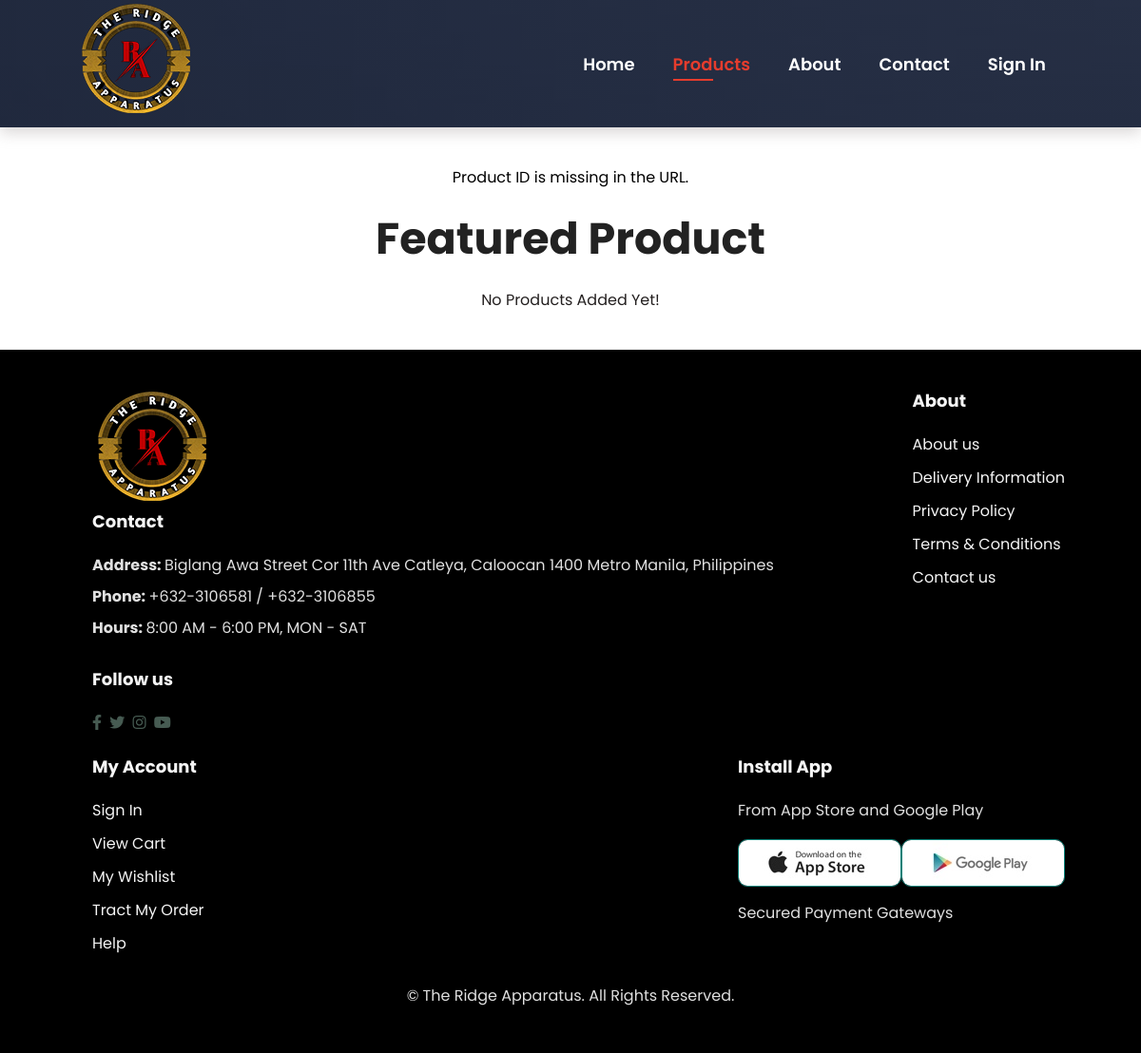
Page /shop/product_display.php on the earlier database version.
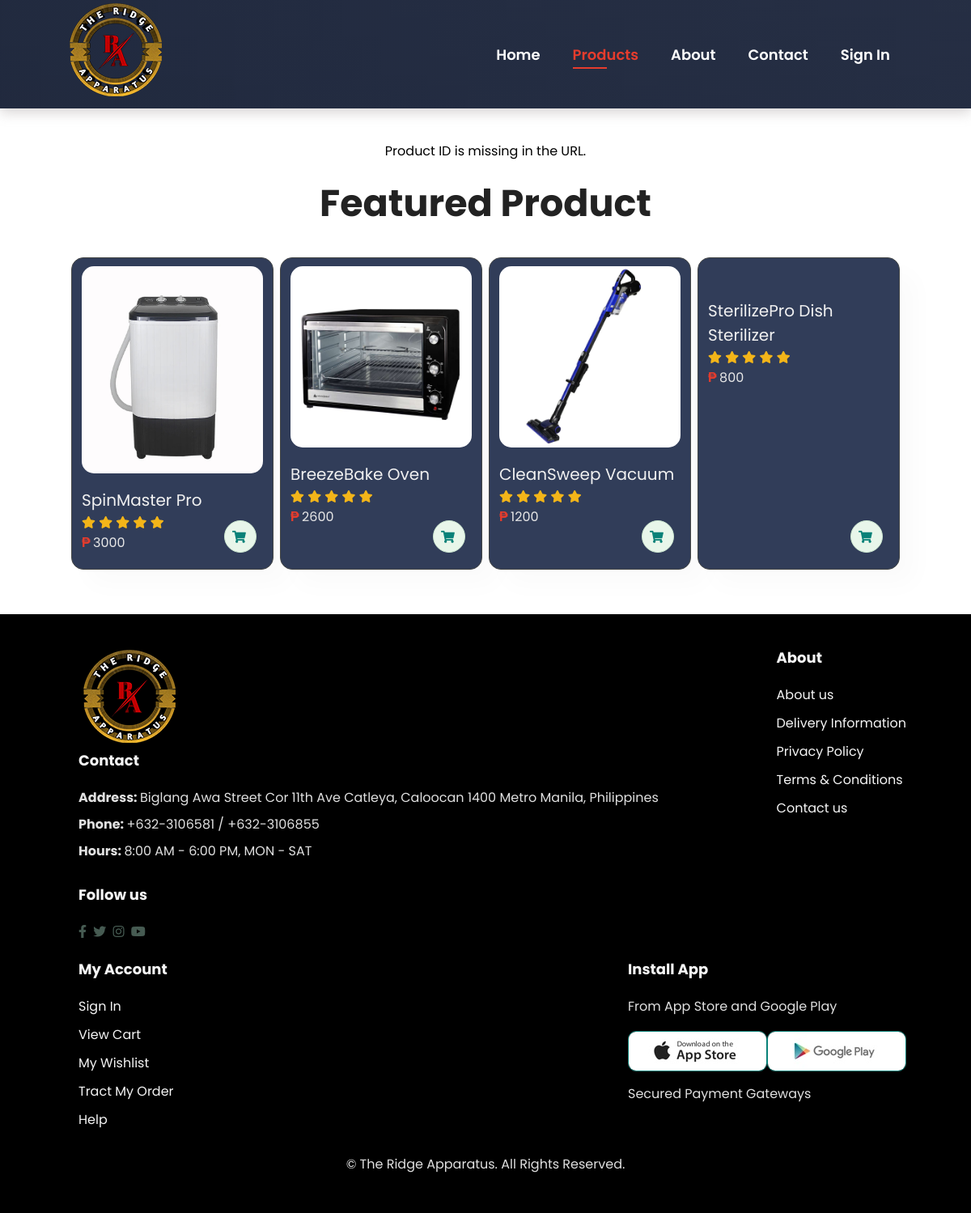
Same page on the later database version.
### tables this page shows
CREATE TABLE `products` (
  `id` int(100) NOT NULL,
  `name` varchar(100) NOT NULL,
  `description` text NOT NULL,
  `category` varchar(100) NOT NULL,
  `price` int(10) NOT NULL,
  `image` varchar(100) NOT NULL
);

### shop/product_display.php (the view, shortened to what this page needs)
<?php
include '../components/connect.php';
?>
<!DOCTYPE html>
<html lang="en">
<head>
    <link rel="stylesheet" href="https://use.fontawesome.com/releases/v5.15.4/css/all.css">
    <link rel="stylesheet" href="../css/style.css">
</head>
<body>
    <section id="header">
        <a href="#"><img src="../img/logs.png" class="logo"alt=""></a>
        <div>
            <ul id="navbar">
                <li><a href="../index.php">Home</a></li>
                <li><a class="active" href="#">Products</a></li>
                <li><a href="../about/about.php">About</ax/li>
                <li><a href="../contact/contact.php">Contact</a></li>
                <li><a href="../login/logindex.php">Sign In</a></li>
            </ul>
        </div>
    </section>
<section id="product1" class="section-p1">
        <?php
        if (isset($_GET['id'])) {
            $pid = filter_var($_GET['id'], FILTER_SANITIZE_NUMBER_INT);
            $show_product = $conn->prepare("SELECT * FROM `products` WHERE id = ?");
            $show_product->bindParam(1, $pid, PDO::PARAM_INT);
            $show_product->execute();
            if($show_product->rowCount() > 0){
                $fetch_product = $show_product->fetch(PDO::FETCH_ASSOC);
        ?>
            <section id="prodetails" class="section-p1">
                <div class="single-pro-image">
                    <img src="../uploaded_img/<?= $fetch_product['image']; ?>" width="100%" alt="">
                </div>
                <div class="single-pro-details">
                    <h4><?= $fetch_product['name']; ?></h4>
                    <h2>₱<?= $fetch_product['price']; ?>.00</h2>
                    <input type="number" value="1">
                    <a href="../login/logindex.php" class="bn13">Add To Cart</a>
                    <h3>Product Details</h3>
                    <span><?= $fetch_product['description']; ?></span>
                </div>
            </section>
        <?php
                } else {
                echo "No product found with the given ID.";
                }
        } else {
            echo "Product ID is missing in the URL.";
        }
        ?>
        <br><br><h2>Featured Product</h2><br>
        <section class="pro-container" style="padding-top: 0;">
        <?php
        $limit = 4;
        $show_products = $conn->prepare("SELECT * FROM `products` LIMIT :limit");
        $show_products->bindParam(':limit', $limit, PDO::PARAM_INT);
        $show_products->execute();
        if($show_products->rowCount() > 0){
            while($fetch_products = $show_products->fetch(PDO::FETCH_ASSOC)){
        ?>
        <div class="pro" data-name="p-2">
            <a class="pname"href="product_display.php?id=' <?= $fetch_products['id']; ?> '">
            <img src="../uploaded_img/<?= $fetch_products['image']; ?>" alt="">
            <div class="des">
                    <div class="name"><?= $fetch_products['name']; ?>
            </div>
            </a>
            <div class="star">
                                    <i class="fas fa-star"></i>
                                    <i class="fas fa-star"></i>
                                    <i class="fas fa-star"></i>
                                    <i class="fas fa-star"></i>
                                    <i class="fas fa-star"></i>
                    </div>
            <div class="price"><span>₱&nbsp;</span><?= $fetch_products['price']; ?><span></span></div>
            <div class="cart">
                <a href="#"><i class="fa fa-shopping-cart"></i></a>
                </div>
            </div>
            <?php
                }
            }else{
                echo '<p class="empty">No Products Added Yet!</p>';
            }
            ?>
    </section>
</section>
   <footer class="section-p1">
        <div class="col">
            <img src="../img/logs.png" alt="">
            <h4>Contact</h4>
            <p><strong>Address: </strong>Biglang Awa Street Cor 11th Ave Catleya, Caloocan 1400 Metro Manila, Philippines</p>
            <p><strong>Phone: </strong>+632-3106581 / +632-3106855</p>
            <p><strong>Hours: </strong>8:00 AM - 6:00 PM, MON - SAT</p>
            <div class="follow">
                <h4>Follow us</h4>
                <div class="icon">
                    <i class="fab fa-facebook-f"></i>
                    <i class="fab fa-twitter"></i>
                    <i class="fab fa-instagram"></i>
                    <i class="fab fa-youtube"></i>
                </div>
            </div>
        </div>
        <div class="col">
            <h4>About</h4>
            <a href="#">About us</a>
            <a href="#">Delivery Information</a>
            <a href="#">Privacy Policy</a>
            <a href="#">Terms & Conditions</a>
            <a href="#">Contact us</a>
        </div>
        <div class="col">
            <h4>My Account</h4>
            <a href="#">Sign In</a>
            <a href="#">View Cart</a>
            <a href="#">My Wishlist</a>
            <a href="#">Tract My Order</a>
            <a href="#">Help</a>
        </div>
        <div class="col install">
            <h4>Install App</h4>
            <p>From App Store and Google Play</p>
            <div class="row">
                <img src="../img/app.jpg" alt="">
                <img src="../img/play.jpg" alt="">
            </div>
            <p>Secured Payment Gateways</p>
        </div>
        <div class="copyright">
            <p>© The Ridge Apparatus. All Rights Reserved.</p>
        </div>
    </footer>
</body>
</html>

### css/style.css (style rules this page uses)
* { margin: 0; padding: 0; box-sizing: border-box; font-family: 'Poppins', sans-serif; }
h2 { font-size: 46px; line-height: 54px; color: #222; }
h4 { font-size: 25px; color: #222; }
p { font-size: 16px; color:#222; }
.section-p1 { padding: 40px 80px }
body { width: 100%; }
#header { display: flex; align-items: center; justify-content: space-between; padding: 0px 80px; background-image:linear-gradient(rgba(4,9,30,0.7), rgba(4,9,30,0.7)), url(../products/nav.jpg); background-attachment: fixed; background-repeat: no-repeat; background-position: center; background-size: cover; box-shadow: 0 5px 15px rgba(172, 166, 166, 0.479); z-index: 999; position: sticky; overflow: hidden; top: 0; left: 0; }
#navbar { display: flex; align-items: center; justify-content: center; }
#navbar li { list-style: none; padding: 0 20px; position: relative; }
#navbar li a { text-decoration: none; font-size: 18px; font-weight: 600; color: #fff; transition: 0.3s ease; }
#navbar li a:hover, #navbar li a.active { color: #e63c2d; }
#navbar li a.active::after, #navbar li a:hover::after { content: ""; width: 35%; height: 2px; background: #e63c2d; position: absolute; bottom: -4px; left: 20px; }
#hero h2, p { color: #e0e0e0; }
#product1 { padding-top: 40px; text-align: center; background: #ffffff; }
#product1 .pro-container { display: flex; justify-content:space-evenly; padding-top: 25px; flex-wrap: wrap; }
#product1 .pro { width: 23%; min-width: 250px; padding: 10px 12px; border: 1px solid #454746; border-radius: 15px; cursor: pointer; box-shadow: 20px 20px 30px rgb(0, 0, 0,0.02); margin: 15px 0; transition: 0.2s ease; position: relative; background: #313d59; }
#product1 .pro img { width: 100%; border-radius: 15px; }
#product1 .pro .des { text-align: start; padding: 10px 0; color: rgb(231, 231, 231); }
#product1 .pro .des span { color: #e63c2d; font-size: 16px; font-weight: bold; }
#product1 .pro .des i { font-size: 15px; color: rgb(243, 181, 25); }
#product1 .pro .cart { width: 40px; height: 40px; line-height: 40px; border-radius: 30px; background-color: #e8f6ea; align-self: left; font-weight: 500; border: 1px solid #cce7d0; position: absolute; bottom: 20px; right: 20px; }
#product1 .pro .cart i { color: #088178; margin-left: 9px; }
footer { display: flex; justify-content: space-between; flex-wrap: wrap; background: #000; }
footer .col { display: flex; flex-direction: column; align-items: flex-start; margin-bottom: 20px; margin-left: 17px; }
footer h4 { cursor: default; font-size: 18px; padding-bottom: 20px; color: whitesmoke; }
footer p { cursor: default; font-size: 16px; margin: 0 0 8px 0; }
footer a { font-size: 16px; text-decoration: none; color: whitesmoke; padding-bottom: 10px; }
footer .follow { margin-top: 20px; }
footer .follow i { color: #465b52; padding-right: 4px; cursor: pointer; }
footer .install .row img { border: 1px solid #088178; border-radius: 10px; }
footer .install img { margin: 10px 0 15px 0; }
footer .copyright { width: 100%; text-align: center; }
#product1 .pro .pname { text-decoration: none; font-size: 20px; color: #f1f1f1; }
:root { --blue: #000000; --org: #FF7600; --green: #c98c08; --red: #DA0037; }
::placeholder { color: #888787; }
.row { display: flex; flex-wrap: wrap; align-items: center; justify-content: space-between; }
#product1 p { text-align: center; color:rgb(36, 32, 32); }

Differences in the rows shown:
added products: image (picture), name "SpinMaster Pro", price "3000"
added products: image (picture), name "BreezeBake Oven", price "2600"
added products: image (picture), name "CleanSweep Vacuum", price "1200"
added products: name "SterilizePro Dish Sterilizer", price "800"
Other differences:
text no longer shown: "No Products Added Yet!"
